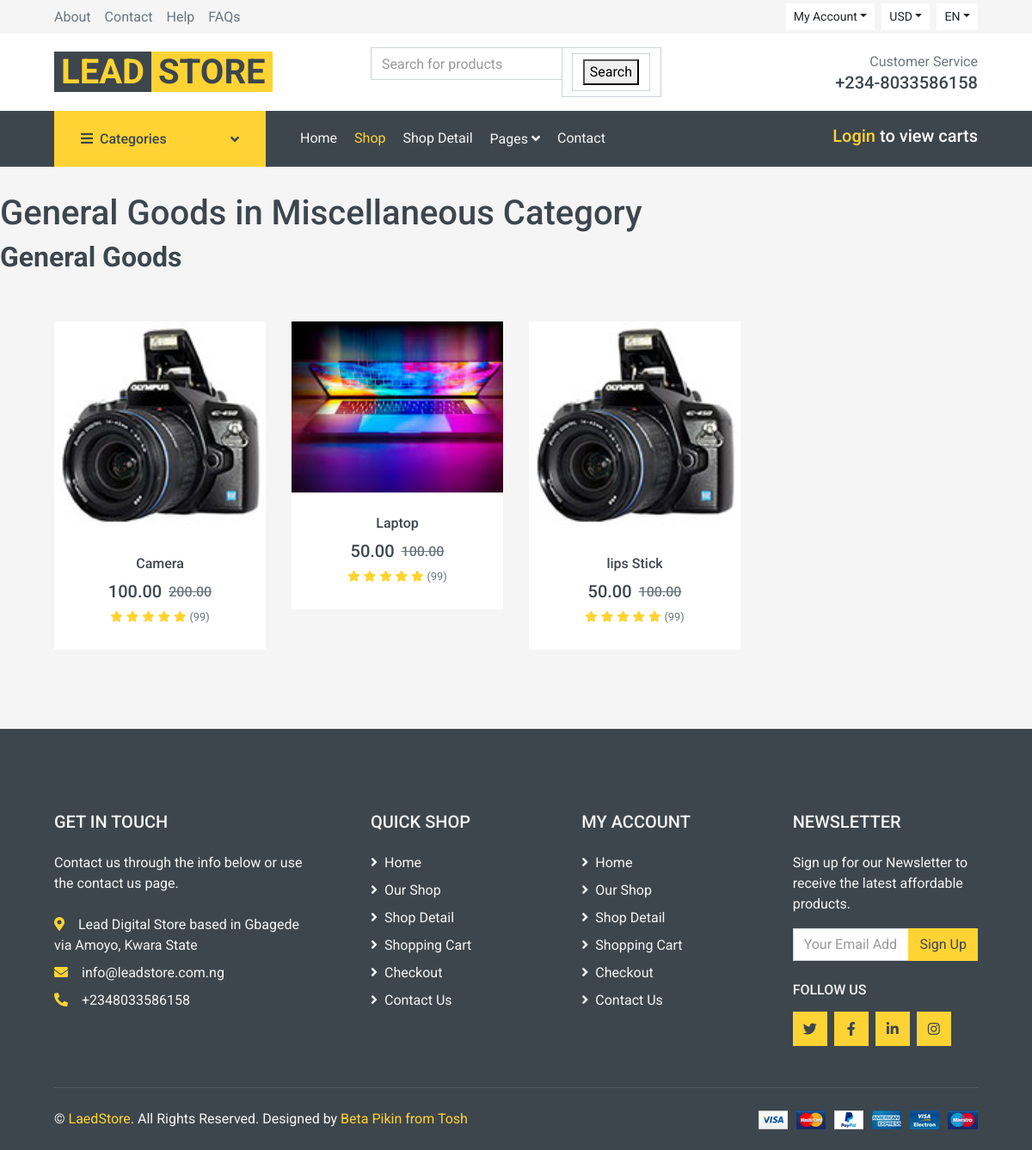
Page /category-details/18/ on the committed database.
### store/models.py (models this page shows, shortened)
class subcategory(models.Model):
    category = models.ForeignKey(category, related_name="subcategory", on_delete= models.CASCADE, null=True)
    sub_category_name = models.CharField(max_length=30,null=True, unique=True, verbose_name="name")
    image = models.ForeignKey(Product_image, on_delete=models.CASCADE, related_name="sub_category_image", null=True)
    def __str__(self):
        return f"{self.sub_category_name} in {self.category} Category"

class category(models.Model):
    name = models.CharField(max_length=30, null = True)
    image = models.ImageField(upload_to="img", null=True,unique=True)
    slug = models.SlugField(null=True, max_length=100,unique=True)
    def __str__(self):
        return self.name

class Products(models.Model):
    STATUS_CHOICES = (
    ('draft', 'Draft'),
    ('published', 'Published'),
    )
    user = models.OneToOneField(User, on_delete=models.CASCADE,null=True)
    category = models.ForeignKey(subcategory, related_name="product_subcategory",on_delete=models.CASCADE,null=True)
    name = models.CharField(max_length=50, null =True)
    description = models.TextField(null =True)
    meta_keywords = models.CharField(max_length=255, null =True, help_text="seo keywords seprated with comma")
    meta_descriptions = models.CharField(max_length=255, null =True, help_text="seo description here")
    product_image = models.ForeignKey(Product_image, on_delete=models.CASCADE, related_name="Product_image")
    published = models.DateTimeField(auto_now_add =True, null=True)
    updated = models.DateTimeField(auto_now=True,null=True)
    slug = models.SlugField(null=True, max_length=100,unique=True)
    actualprice = models.DecimalField(max_digits=5, decimal_places=2,null=True)
    discountedprice = models.DecimalField(max_digits=5, decimal_places=2,null=True)
    status = models.CharField(max_length=30, null =True,choices = STATUS_CHOICES,default="published")
    additionalinfo = models.TextField(null =True)

class Product_image(models.Model):
    name = models.CharField(max_length=50, null=True,unique=True)
    image = models.ImageField(upload_to="img", null=True,unique=True)

### store/views.py (the view)
# urls.py: path("category-details/<str:id>/", views.category_detailView, name="category_detail"),
def category_detailView(request, id):
    categorydetails = subcategory.objects.get(id =id )
    getproductbycategory = Products.objects.filter(category = categorydetails)
    context ={
        "category_details": categorydetails,"productsbycategory":getproductbycategory
    }
    return render(request, "products/category_detail.html",context)

### templates/products/category_detail.html (shortened to what this page needs)
{% extends "base.html" %}
{% block header %}
{% include "header.html"%}
{% endblock%}
{% block body %}
<h1>{{category_details}}</h1>
<h2>{{category_details.sub_category_name}}</h2>
<div class="container-fluid pt-5 pb-3">
       <div class="row px-xl-5">
        {% for product in productsbycategory %}
        <div class="col-lg-3 col-md-4 col-sm-6 pb-1">
            <div class="product-item bg-light mb-4">
                <div class="product-img position-relative overflow-hidden">
                    <img class="img-fluid w-100" src="{{product.product_image.image.url}}" alt="{{product.name}}">
                    <div class="product-action">
                    </div>
                </div>
                <div class="text-center py-4">
                    <a class="h6 text-decoration-none text-truncate" href="{% url "product_detail" product.slug%}">{{product.name}}</a>
                    <div class="d-flex align-items-center justify-content-center mt-2">
                        <h5>{{product.discountedprice}}</h5><h6 class="text-muted ml-2"><del>{{product.actualprice}}</del></h6>
                    </div>
                    <div class="d-flex align-items-center justify-content-center mb-1">
                        <small class="fa fa-star text-primary mr-1"></small>
                        <small class="fa fa-star text-primary mr-1"></small>
                        <small class="fa fa-star text-primary mr-1"></small>
                        <small class="fa fa-star text-primary mr-1"></small>
                        <small class="fa fa-star text-primary mr-1"></small>
                        <small>(99)</small>
                    </div>
                </div>
            </div>
        </div>
       {% endfor %}
    </div>
</div>
{% endblock%}
{% block footer %}
{% include "footer.html" %}
{% endblock%}

### rows in the picture
subcategory: sub_category_name+category "General Goods in Miscellaneous Category", sub_category_name "General Goods"
Products: product_image.image (picture), name "Camera", discountedprice "100.00", actualprice "200.00"
Products: product_image.image (picture), name "Laptop", discountedprice "50.00", actualprice "100.00"
Products: product_image.image (picture), name "lips Stick", discountedprice "50.00", actualprice "100.00"
